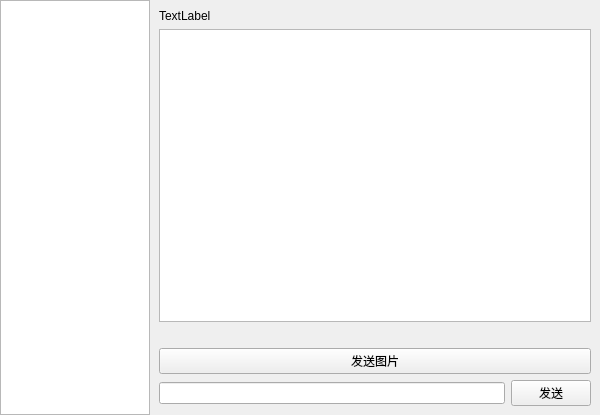
<?xml version="1.0" encoding="UTF-8"?>
<ui version="4.0">
 <class>MsgWidget</class>
 <widget class="QWidget" name="MsgWidget">
  <property name="geometry">
   <rect>
    <x>0</x>
    <y>0</y>
    <width>600</width>
    <height>415</height>
   </rect>
  </property>
  <property name="windowTitle">
   <string>Form</string>
  </property>
  <layout class="QHBoxLayout" name="horizontalLayout">
   <property name="spacing">
    <number>0</number>
   </property>
   <property name="leftMargin">
    <number>0</number>
   </property>
   <property name="topMargin">
    <number>0</number>
   </property>
   <property name="rightMargin">
    <number>0</number>
   </property>
   <property name="bottomMargin">
    <number>0</number>
   </property>
   <item>
    <widget class="QListWidget" name="lw_friend">
     <property name="minimumSize">
      <size>
       <width>150</width>
       <height>0</height>
      </size>
     </property>
     <property name="maximumSize">
      <size>
       <width>150</width>
       <height>16777215</height>
      </size>
     </property>
    </widget>
   </item>
   <item>
    <layout class="QHBoxLayout" name="horizontalLayout_2" stretch="0">
     <property name="spacing">
      <number>0</number>
     </property>
     <item>
      <widget class="QStackedWidget" name="stackedWidget">
       <property name="currentIndex">
        <number>1</number>
       </property>
       <widget class="QWidget" name="page"/>
       <widget class="QWidget" name="page_2">
        <layout class="QVBoxLayout" name="verticalLayout_2">
         <item>
          <layout class="QVBoxLayout" name="verticalLayout">
           <item>
            <widget class="QLabel" name="lb_name">
             <property name="text">
              <string>TextLabel</string>
             </property>
            </widget>
           </item>
           <item>
            <widget class="QTextEdit" name="te_msg"/>
           </item>
           <item>
            <spacer name="horizontalSpacer">
             <property name="orientation">
              <enum>Qt::Horizontal</enum>
             </property>
             <property name="sizeHint" stdset="0">
              <size>
               <width>40</width>
               <height>20</height>
              </size>
             </property>
            </spacer>
           </item>
           <item>
            <widget class="QPushButton" name="pb_sendMsg">
             <property name="text">
              <string>发送图片</string>
             </property>
            </widget>
           </item>
           <item>
            <layout class="QHBoxLayout" name="horizontalLayout_3">
             <item>
              <widget class="QLineEdit" name="le_msg"/>
             </item>
             <item>
              <widget class="QPushButton" name="pb_send">
               <property name="text">
                <string>发送</string>
               </property>
              </widget>
             </item>
            </layout>
           </item>
          </layout>
         </item>
        </layout>
       </widget>
      </widget>
     </item>
    </layout>
   </item>
  </layout>
 </widget>
 <resources/>
 <connections/>
</ui>
